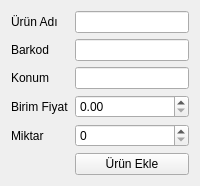
<?xml version="1.0" encoding="UTF-8"?>
<ui version="4.0">
 <class>AddProductForm</class>
 <widget class="QWidget" name="AddProductForm">
  <property name="windowTitle">
   <string>Ürün Ekle</string>
  </property>
  <layout class="QFormLayout" name="formLayout">
   <item row="0" column="0">
    <widget class="QLabel" name="labelName">
     <property name="text"><string>Ürün Adı</string></property>
    </widget>
   </item>
   <item row="0" column="1">
    <widget class="QLineEdit" name="lineEditName"/>
   </item>
   <item row="1" column="0">
    <widget class="QLabel" name="labelBarcode">
     <property name="text"><string>Barkod</string></property>
    </widget>
   </item>
   <item row="1" column="1">
    <widget class="QLineEdit" name="lineEditBarcode"/>
   </item>
   <item row="2" column="0">
    <widget class="QLabel" name="labelLocation">
     <property name="text"><string>Konum</string></property>
    </widget>
   </item>
   <item row="2" column="1">
    <widget class="QLineEdit" name="lineEditLocation"/>
   </item>
   <item row="3" column="0">
    <widget class="QLabel" name="labelPrice">
     <property name="text"><string>Birim Fiyat</string></property>
    </widget>
   </item>
   <item row="3" column="1">
    <widget class="QDoubleSpinBox" name="doubleSpinPrice">
     <property name="maximum"><double>1000000.000000</double></property>
     <property name="decimals"><number>2</number></property>
    </widget>
   </item>
   <item row="4" column="0">
    <widget class="QLabel" name="labelQuantity">
     <property name="text"><string>Miktar</string></property>
    </widget>
   </item>
   <item row="4" column="1">
    <widget class="QSpinBox" name="spinBoxQuantity">
     <property name="maximum"><number>9999</number></property>
    </widget>
   </item>
   <item row="5" column="1">
    <widget class="QPushButton" name="pushButtonAdd">
     <property name="text"><string>Ürün Ekle</string></property>
    </widget>
   </item>
  </layout>
 </widget>
 <resources/>
 <connections/>
</ui>
